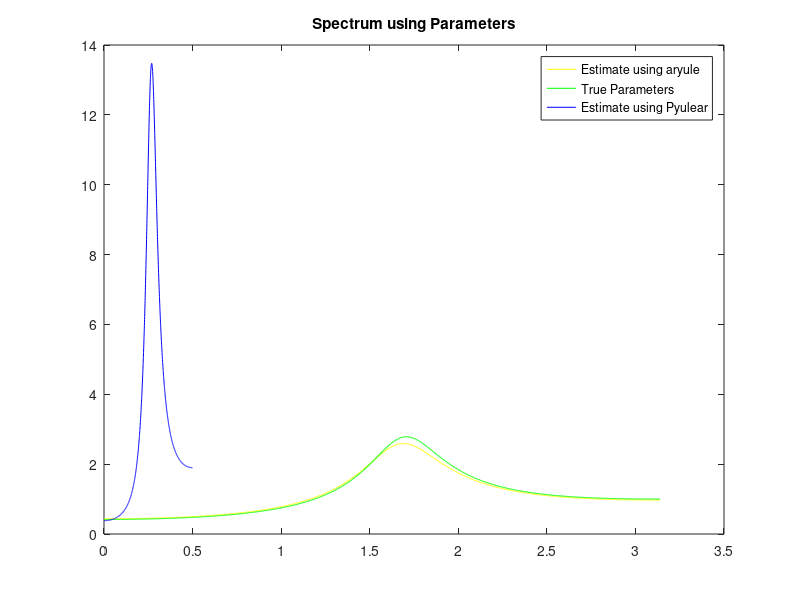

Recreate this plot in MATLAB.
%% AR Process
N = 1024;
z = randn(N,1); 

a = [1 0.5 0.7 0.2];
x = filter(1, a, z);
ar_est = aryule(x,3);
disp('True Parameters')
disp(a)
disp('Estimated Parameters')
disp(ar_est)

[h_est, w1] = freqz(1, ar_est, 1024);
[h_true, w2] = freqz(1, a, 1024);
[h_estp, w3] = pyulear(x, 3, 1024);

plot(w1, abs(h_est),'y', w2, abs(h_true),'g', w3, h_estp,'b');
title('Spectrum using Parameters')
legend('Estimate using aryule', 'True Parameters', 'Estimate using Pyulear');

%% Result 
%True Parameters
 %   1.0000    0.5000    0.7000    0.2000

%Estimated Parameters
 %   1.0000    0.4775    0.7036    0.2020

